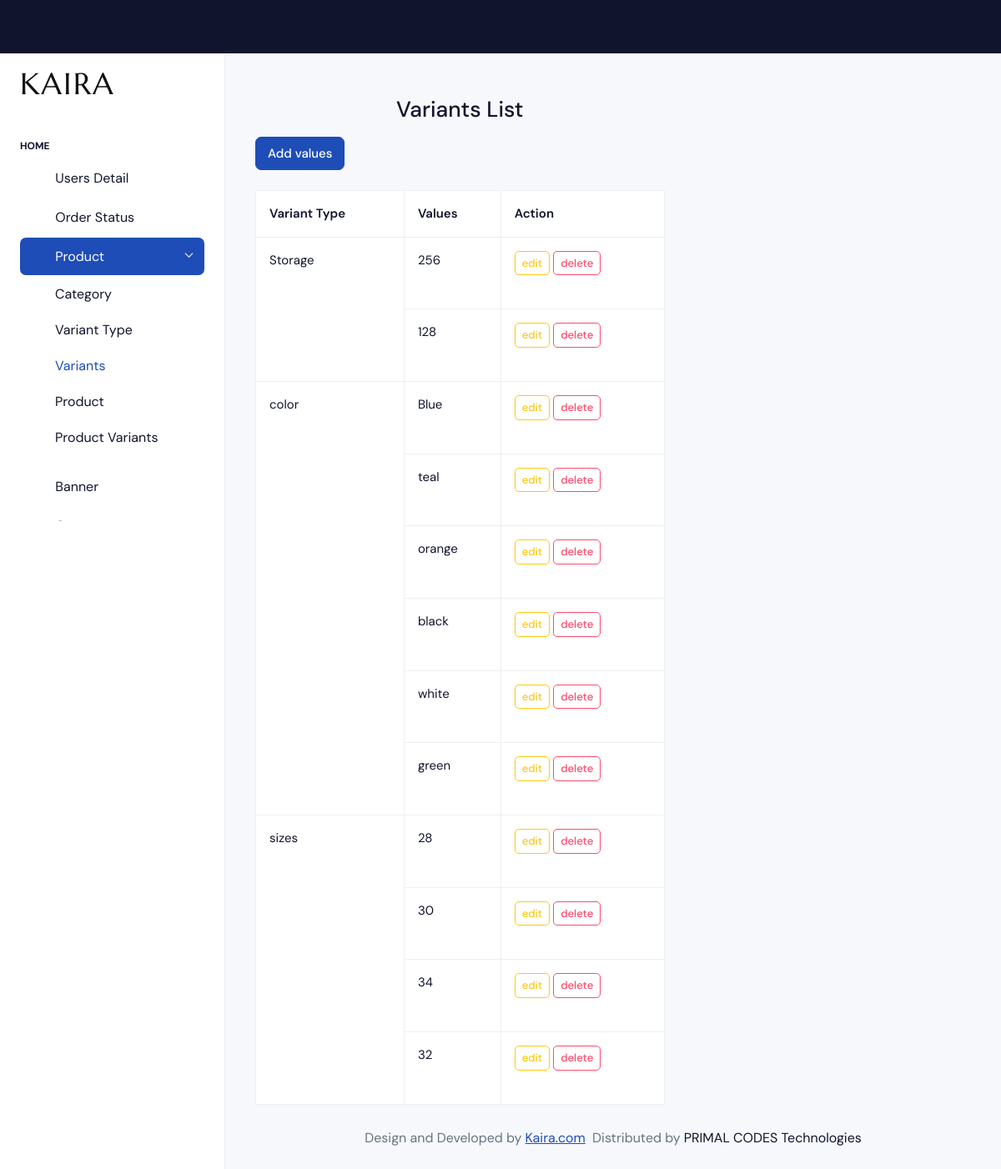
Screenshot of /variant-value-display (signed in) with the database file from the repository.
### Ekartapp/models.py (models this page shows, shortened)
class VariantType(models.Model):
    name = models.CharField(max_length=200)
    status = models.BooleanField(default=True)

class Variants(models.Model):
    variant_type = models.ForeignKey(VariantType,on_delete=models.CASCADE,related_name='variants')
    value = models.CharField(max_length=200)
    status = models.BooleanField(default=True)

### Ekartapp/admin_views.py (the view)
# urls.py: path('variant-value-display',admin_views.variant_value_display,name='variantValueDisplay'),
@login_required(login_url='login1')
def variant_value_display(request):
    variants = VariantType.objects.filter(status=True).prefetch_related(Prefetch('variants',queryset=Variants.objects.filter(status=True)))
    return render(request,'admin/VariantType/variant_values.html',{'variants':variants})

### template/admin/VariantType/variant_values.html
{% extends 'admin/adminDashboard.html' %}
{% block content %}
<div class="container">
  <div class="row ">
    <div class="col-7">
        <h3 class="text-dark text-center my-3"> Variants List</h3>
         <a class="btn btn-primary mb-4" href="{% url 'variantAdd' %}" role="button">Add values</a>
        <table class="table table-bordered">
          <thead>
              <tr>
                  <th class="text-dark">Variant Type</th>
                  <th class="text-dark">Values</th>
                  <th class="text-dark">Action</th>
              </tr>
          </thead>
          <tbody>
              {% for type in variants %}
                  {% for value in type.variants.all %}
                      <tr>
                          {% if forloop.first %}
                              <td rowspan="{{ type.variants.count }}" class="text-dark">{{ type.name }}</td>
                          {% endif %}
                          <td class="text-dark">{{ value.value }}</td>
                          <td>
                                <a class="btn btn-outline-warning btn-sm mb-4" href="{% url 'variantValueEdit' value.id %}" role="button">edit</a>
                                 <a class="btn btn-outline-danger btn-sm mb-4" href="{% url 'variantValueDelete' value.id %}" role="button">delete</a>
                          </td>
                      </tr>
                  {% empty %}
                      <tr>
                          <td>{{ type.name }}</td>
                          <td>-</td>
                      </tr>
                  {% endfor %}
              {% endfor %}
          </tbody>
      </table>
    </div>
  </div>
</div>
{% endblock %}

### rows the page displays
VariantType: name "Storage"
Variants: value "256"
Variants: value "128"
VariantType: name "color"
Variants: value "Blue"
Variants: value "teal"
Variants: value "orange"
Variants: value "black"
Variants: value "white"
Variants: value "green"
VariantType: name "sizes"
Variants: value "28"
Variants: value "30"
Variants: value "34"
Variants: value "32"
